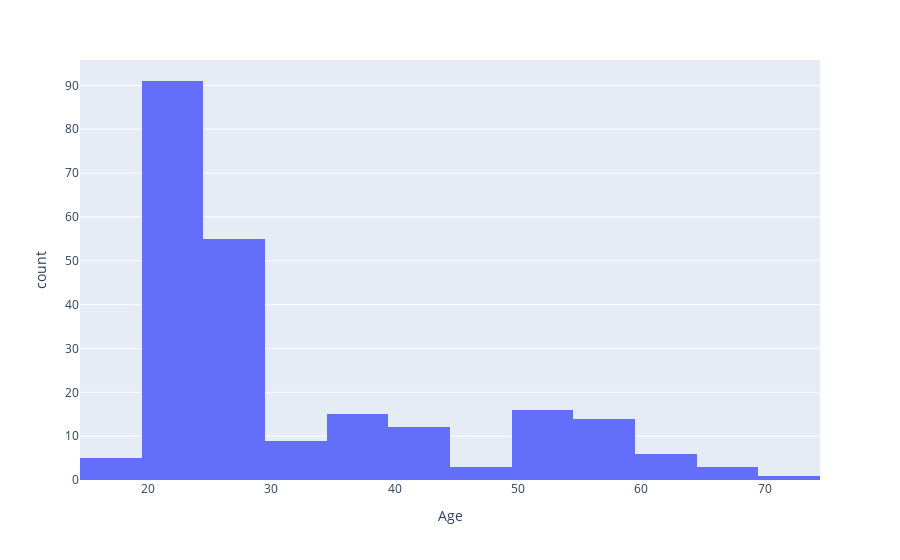
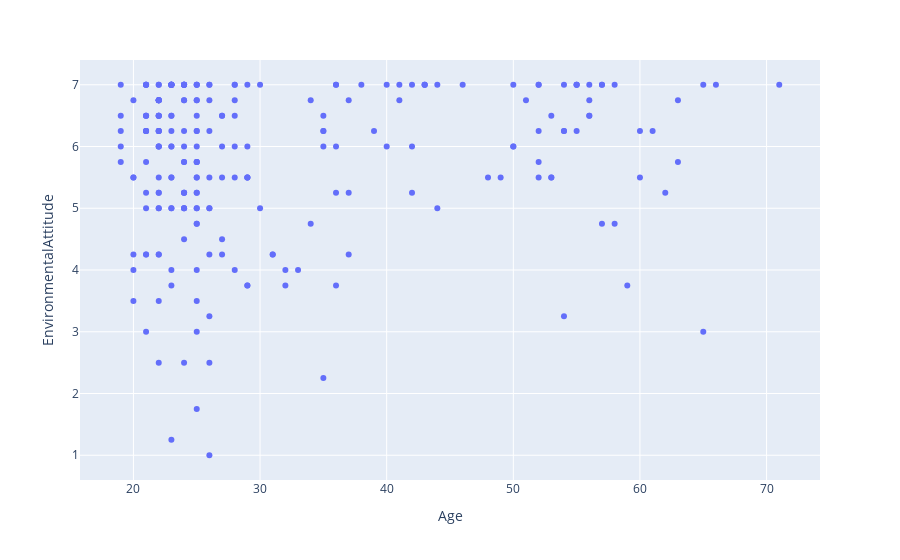
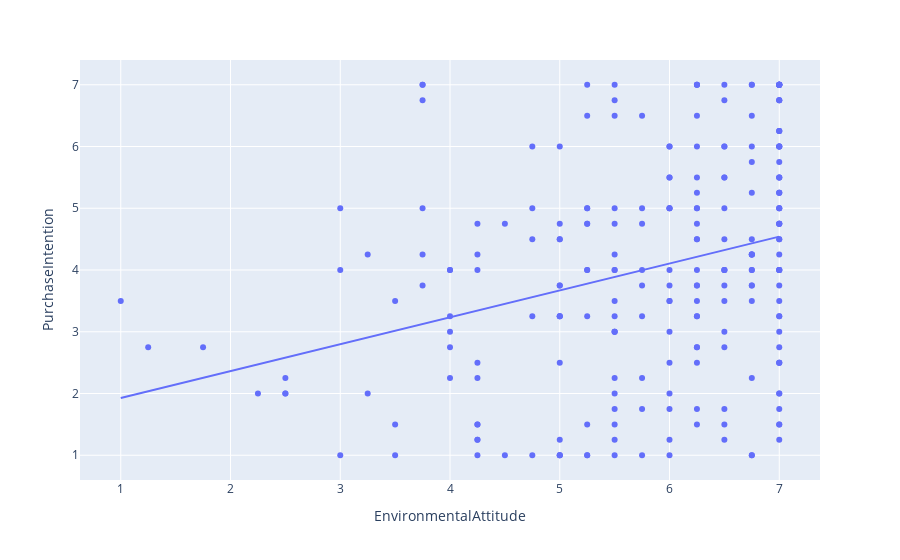
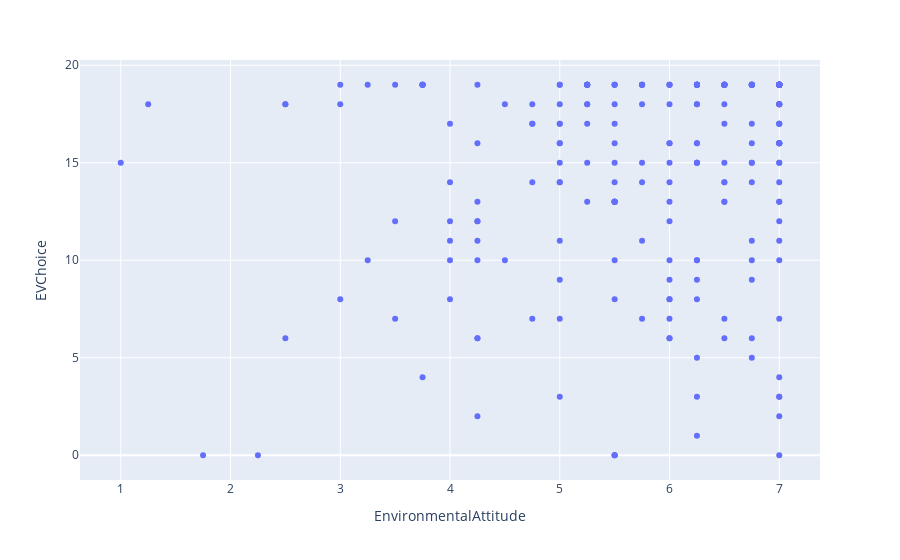

The code cell stored with these charts, in order, in its notebook:
### Markdown cell above
### 2. Let's explore the data a little bit:

### Code cell
# Histogram of the age distribution
figAge = px.histogram(df,x='Age', histfunc = 'sum')
figAge.show() #show the figure directly 


# Displays environmental attitude along the age distribtuion
figAgeEnv = px.scatter(df, x='Age', y='EnvironmentalAttitude')
figAgeEnv.show()
# also possible to show the plot in an html file
# figAgeEnv.write_html('figAgeEnv.html', auto_open = True)

# Environmental attitude in relation to attitude towards EV
figPurchase = px.scatter(df, x='EnvironmentalAttitude', y='PurchaseIntention')
figPurchase.show()

### Figure 1 — Plotly figure (JSON) as saved in the notebook; plotly's stock layout.template omitted (floating-point values rounded to 4 significant figures; data arrays with more than 128 entries replaced by an {"elided": "..."} marker saying what was removed)
{"data": [{"alignmentgroup": "True", "bingroup": "x", "histfunc": "sum", "hoverlabel": {"namelength": 0}, "hovertemplate": "Age=%{x}<br>count=%{y}", "legendgroup": "", "marker": {"color": "#636efa"}, "name": "", "offsetgroup": "", "orientation": "v", "showlegend": false, "type": "histogram", "x": {"elided": "230 int values"}, "xaxis": "x", "yaxis": "y"}], "layout": {"barmode": "relative", "legend": {"tracegroupgap": 0}, "margin": {"t": 60}, "xaxis": {"anchor": "y", "domain": [0, 1], "title": {"text": "Age"}}, "yaxis": {"anchor": "x", "domain": [0, 1], "title": {"text": "count"}}}}

### Figure 2 — Plotly figure (JSON) as saved in the notebook; plotly's stock layout.template omitted (floating-point values rounded to 4 significant figures; data arrays with more than 128 entries replaced by an {"elided": "..."} marker saying what was removed)
{"data": [{"hoverlabel": {"namelength": 0}, "hovertemplate": "Age=%{x}<br>EnvironmentalAttitude=%{y}", "legendgroup": "", "marker": {"color": "#636efa", "symbol": "circle"}, "mode": "markers", "name": "", "showlegend": false, "type": "scatter", "x": {"elided": "230 int values"}, "xaxis": "x", "y": {"elided": "230 float values"}, "yaxis": "y"}], "layout": {"legend": {"tracegroupgap": 0}, "margin": {"t": 60}, "xaxis": {"anchor": "y", "domain": [0, 1], "title": {"text": "Age"}}, "yaxis": {"anchor": "x", "domain": [0, 1], "title": {"text": "EnvironmentalAttitude"}}}}

### Figure 3 — Plotly figure (JSON) as saved in the notebook; plotly's stock layout.template omitted (floating-point values rounded to 4 significant figures; data arrays with more than 128 entries replaced by an {"elided": "..."} marker saying what was removed)
{"data": [{"hoverlabel": {"namelength": 0}, "hovertemplate": "EnvironmentalAttitude=%{x}<br>PurchaseIntention=%{y}", "legendgroup": "", "marker": {"color": "#636efa", "symbol": "circle"}, "mode": "markers", "name": "", "showlegend": false, "type": "scatter", "x": {"elided": "230 float values"}, "xaxis": "x", "y": {"elided": "230 float values"}, "yaxis": "y"}, {"hoverlabel": {"namelength": 0}, "hovertemplate": "<b>OLS trendline</b><br>PurchaseIntention = 0.435385 * EnvironmentalAttitude + 1.492840<br>R<sup>2</sup>=0.092637<br><br>EnvironmentalAttitude=%{x}<br>PurchaseIntention=%{y} <b>(trend)</b>", "legendgroup": "", "marker": {"color": "#636efa", "symbol": "circle"}, "mode": "lines", "name": "", "showlegend": false, "type": "scatter", "x": {"elided": "230 float values"}, "xaxis": "x", "y": {"elided": "230 float values"}, "yaxis": "y"}], "layout": {"legend": {"tracegroupgap": 0}, "margin": {"t": 60}, "xaxis": {"anchor": "y", "domain": [0, 1], "title": {"text": "EnvironmentalAttitude"}}, "yaxis": {"anchor": "x", "domain": [0, 1], "title": {"text": "PurchaseIntention"}}}}

### Figure 4 — Plotly figure (JSON) as saved in the notebook; plotly's stock layout.template omitted (floating-point values rounded to 4 significant figures; data arrays with more than 128 entries replaced by an {"elided": "..."} marker saying what was removed)
{"data": [{"hoverlabel": {"namelength": 0}, "hovertemplate": "EnvironmentalAttitude=%{x}<br>EVChoice=%{y}", "legendgroup": "", "marker": {"color": "#636efa", "symbol": "circle"}, "mode": "markers", "name": "", "showlegend": false, "type": "scatter", "x": {"elided": "230 float values"}, "xaxis": "x", "y": {"elided": "230 int values"}, "yaxis": "y"}], "layout": {"legend": {"tracegroupgap": 0}, "margin": {"t": 60}, "xaxis": {"anchor": "y", "domain": [0, 1], "title": {"text": "EnvironmentalAttitude"}}, "yaxis": {"anchor": "x", "domain": [0, 1], "title": {"text": "EVChoice"}}}}
